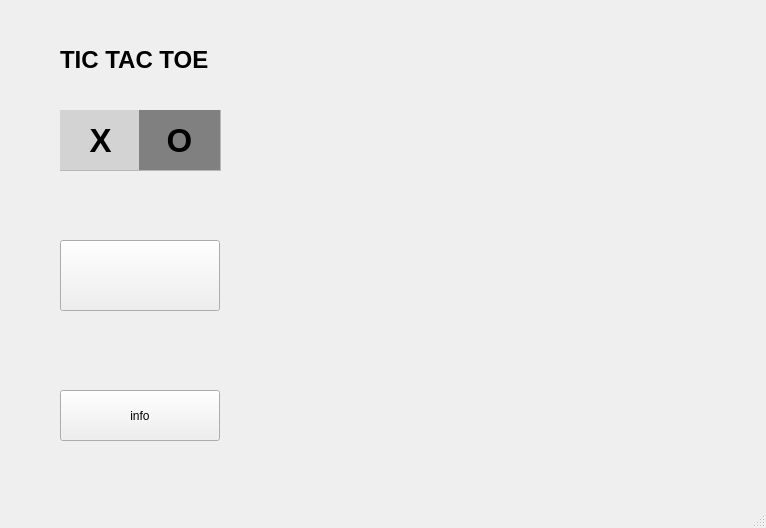
<?xml version="1.0" encoding="UTF-8"?>
<ui version="4.0">
 <class>MainWindow</class>
 <widget class="QMainWindow" name="MainWindow">
  <property name="geometry">
   <rect>
    <x>0</x>
    <y>0</y>
    <width>766</width>
    <height>528</height>
   </rect>
  </property>
  <property name="windowTitle">
   <string>MainWindow</string>
  </property>
  <widget class="QWidget" name="centralwidget">
   <widget class="QLabel" name="label_info">
    <property name="geometry">
     <rect>
      <x>20</x>
      <y>10</y>
      <width>261</width>
      <height>101</height>
     </rect>
    </property>
    <property name="styleSheet">
     <string notr="true">
    padding-left: auto;
    padding-right: auto;
	color:black;
</string>
    </property>
    <property name="text">
     <string>&lt;h1&gt;TIC TAC TOE&lt;/h1&gt;</string>
    </property>
   </widget>
   <widget class="QWidget" name="gridLayoutWidget">
    <property name="geometry">
     <rect>
      <x>310</x>
      <y>30</y>
      <width>431</width>
      <height>431</height>
     </rect>
    </property>
    <layout class="QGridLayout" name="gameLayout">
     <item row="1" column="0">
      <widget class="QLabel" name="label_4">
       <property name="text">
        <string/>
       </property>
      </widget>
     </item>
     <item row="0" column="2">
      <widget class="QLabel" name="label_3">
       <property name="text">
        <string/>
       </property>
      </widget>
     </item>
     <item row="0" column="1">
      <widget class="QLabel" name="label_2">
       <property name="text">
        <string/>
       </property>
      </widget>
     </item>
     <item row="0" column="0">
      <widget class="QLabel" name="label_1">
       <property name="text">
        <string/>
       </property>
      </widget>
     </item>
     <item row="2" column="0">
      <widget class="QLabel" name="label_7">
       <property name="text">
        <string/>
       </property>
      </widget>
     </item>
     <item row="1" column="1">
      <widget class="QLabel" name="label_5">
       <property name="text">
        <string/>
       </property>
      </widget>
     </item>
     <item row="1" column="2">
      <widget class="QLabel" name="label_6">
       <property name="text">
        <string/>
       </property>
      </widget>
     </item>
     <item row="2" column="1">
      <widget class="QLabel" name="label_8">
       <property name="text">
        <string/>
       </property>
      </widget>
     </item>
     <item row="2" column="2">
      <widget class="QLabel" name="label_9">
       <property name="text">
        <string/>
       </property>
      </widget>
     </item>
    </layout>
   </widget>
   <widget class="QFrame" name="frame">
    <property name="geometry">
     <rect>
      <x>60</x>
      <y>110</y>
      <width>161</width>
      <height>61</height>
     </rect>
    </property>
    <property name="frameShape">
     <enum>QFrame::Shape::StyledPanel</enum>
    </property>
    <property name="frameShadow">
     <enum>QFrame::Shadow::Raised</enum>
    </property>
    <widget class="QPushButton" name="xButton">
     <property name="geometry">
      <rect>
       <x>0</x>
       <y>0</y>
       <width>81</width>
       <height>60</height>
      </rect>
     </property>
     <property name="font">
      <font>
       <pointsize>25</pointsize>
       <bold>true</bold>
      </font>
     </property>
     <property name="styleSheet">
      <string notr="true">QPushButton#xButton
{
  	background-color: lightgray;
	border:none;
	color:black;

}</string>
     </property>
     <property name="text">
      <string>X</string>
     </property>
    </widget>
    <widget class="QPushButton" name="oButton">
     <property name="geometry">
      <rect>
       <x>79</x>
       <y>0</y>
       <width>81</width>
       <height>60</height>
      </rect>
     </property>
     <property name="font">
      <font>
       <pointsize>25</pointsize>
       <bold>true</bold>
      </font>
     </property>
     <property name="styleSheet">
      <string notr="true">QPushButton#oButton
{
  	background-color: gray;
 	border:none;
	color:black
}</string>
     </property>
     <property name="text">
      <string>O</string>
     </property>
    </widget>
   </widget>
   <widget class="QPushButton" name="gameButton">
    <property name="geometry">
     <rect>
      <x>60</x>
      <y>240</y>
      <width>160</width>
      <height>71</height>
     </rect>
    </property>
    <property name="text">
     <string/>
    </property>
   </widget>
   <widget class="QPushButton" name="infoButton">
    <property name="geometry">
     <rect>
      <x>60</x>
      <y>390</y>
      <width>160</width>
      <height>51</height>
     </rect>
    </property>
    <property name="text">
     <string>info</string>
    </property>
   </widget>
  </widget>
  <widget class="QMenuBar" name="menubar">
   <property name="geometry">
    <rect>
     <x>0</x>
     <y>0</y>
     <width>766</width>
     <height>23</height>
    </rect>
   </property>
  </widget>
  <widget class="QStatusBar" name="statusbar"/>
 </widget>
 <resources/>
 <connections/>
</ui>
